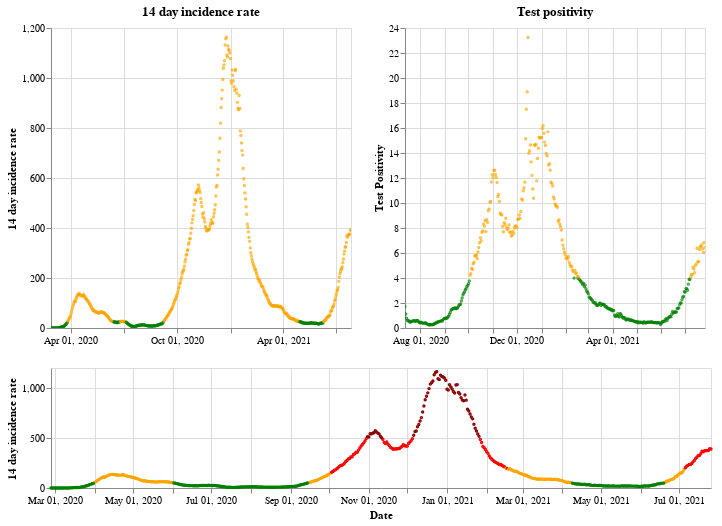

The code cell stored with this chart in its notebook:
### Markdown cell above
## Wales

### Code cell
plot_traffic_light('Wales')

### Figure 1 — Vega-Lite specification as saved in the notebook (floating-point values rounded to 4 significant figures; data arrays with more than 128 entries replaced by an {"elided": "..."} marker saying what was removed)
{"config": {"view": {"continuousWidth": 400, "continuousHeight": 300}}, "vconcat": [{"hconcat": [{"mark": {"type": "point", "size": 2}, "encoding": {"color": {"condition": {"value": "green", "test": "(datum.twoWeeklyCasesRate <= 25)"}, "value": "orange"}, "tooltip": [{"type": "nominal", "field": "areaName"}, {"type": "temporal", "field": "date"}, {"type": "quantitative", "field": "twoWeeklyCasesRate"}, {"type": "quantitative", "field": "testPositivity"}], "x": {"type": "temporal", "axis": {"title": ""}, "field": "date", "scale": {"domain": {"selection": "DateBrush"}}, "timeUnit": "yearmonthdate"}, "y": {"type": "quantitative", "axis": {"title": "14 day incidence rate"}, "field": "twoWeeklyCasesRate"}}, "title": "14 day incidence rate", "width": 300}, {"mark": {"type": "point", "size": 2}, "encoding": {"color": {"condition": {"value": "green", "test": "(datum.testPositivity <= 4)"}, "value": "orange"}, "tooltip": [{"type": "nominal", "field": "areaName"}, {"type": "temporal", "field": "date"}, {"type": "quantitative", "field": "twoWeeklyCasesRate"}, {"type": "quantitative", "field": "testPositivity"}], "x": {"type": "temporal", "axis": {"title": ""}, "field": "date", "scale": {"domain": {"selection": "DateBrush"}}, "timeUnit": "yearmonthdate"}, "y": {"type": "quantitative", "axis": {"title": "Test Positivity"}, "field": "testPositivity"}}, "title": "Test positivity", "width": 300}]}, {"layer": [{"mark": {"type": "point", "size": 2}, "encoding": {"color": {"condition": {"value": "orange", "test": "(((datum.testPositivity < 4) && (datum.twoWeeklyCasesRate >= 50)) && (datum.twoWeeklyCasesRate < 200))"}, "value": "red"}, "opacity": {"condition": {"value": 1, "test": "((datum.twoWeeklyCasesRate >= 50) && (datum.twoWeeklyCasesRate < 500))"}, "value": 0}, "tooltip": [{"type": "nominal", "field": "areaName"}, {"type": "temporal", "field": "date"}, {"type": "quantitative", "field": "twoWeeklyCasesRate"}, {"type": "quantitative", "field": "testPositivity"}], "x": {"type": "temporal", "axis": {"title": "Date"}, "field": "date", "timeUnit": "yearmonthdate"}, "y": {"type": "quantitative", "axis": {"title": "14 day incidence rate"}, "field": "twoWeeklyCasesRate"}}, "selection": {"DateBrush": {"type": "interval", "encodings": ["x"], "fields": ["Time"]}}}, {"mark": {"type": "point", "size": 2}, "encoding": {"color": {"value": "darkred"}, "opacity": {"condition": {"value": 1, "test": "(datum.twoWeeklyCasesRate >= 500)"}, "value": 0}, "tooltip": [{"type": "nominal", "field": "areaName"}, {"type": "temporal", "field": "date"}, {"type": "quantitative", "field": "twoWeeklyCasesRate"}, {"type": "quantitative", "field": "testPositivity"}], "x": {"type": "temporal", "axis": {"title": "Date"}, "field": "date", "timeUnit": "yearmonthdate"}, "y": {"type": "quantitative", "axis": {"title": "14 day incidence rate"}, "field": "twoWeeklyCasesRate"}}}, {"mark": {"type": "point", "size": 2}, "encoding": {"color": {"condition": {"value": "green", "test": "((datum.testPositivity < 4) && (datum.twoWeeklyCasesRate < 50))"}, "value": "orange"}, "opacity": {"condition": {"value": 1, "test": "(datum.twoWeeklyCasesRate < 50)"}, "value": 0}, "tooltip": [{"type": "nominal", "field": "areaName"}, {"type": "temporal", "field": "date"}, {"type": "quantitative", "field": "twoWeeklyCasesRate"}, {"type": "quantitative", "field": "testPositivity"}], "x": {"type": "temporal", "axis": {"title": "Date"}, "field": "date", "timeUnit": "yearmonthdate"}, "y": {"type": "quantitative", "axis": {"title": "14 day incidence rate"}, "field": "twoWeeklyCasesRate"}}}], "height": 120, "width": 660}], "data": {"name": "data-749958949b64ac66d81ae22f52442baa"}, "$schema": "https://vega.github.io/schema/vega-lite/v4.8.1.json", "datasets": {"data-749958949b64ac66d81ae22f52442baa": {"elided": "516 records"}}}
